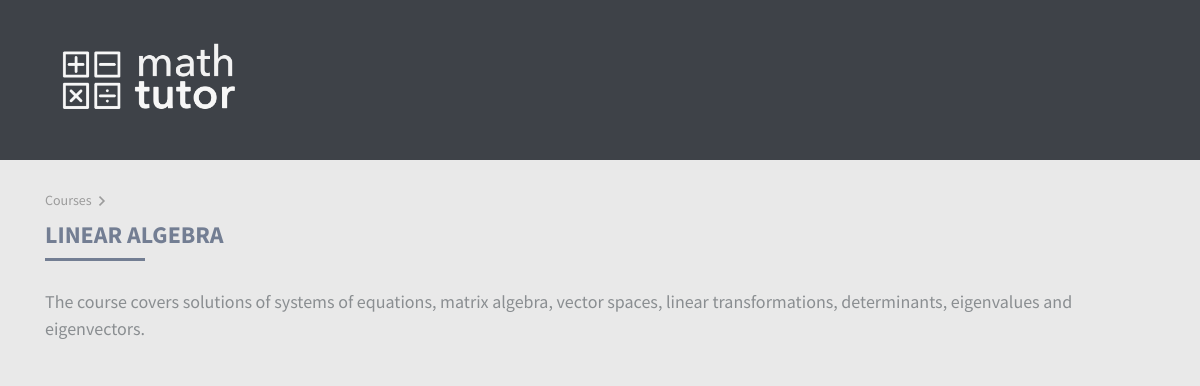
/course/3, run on the app's committed database.
### main/models.py (models this page shows, shortened)
class Course(models.Model):
	course_name = models.CharField(max_length=200)
	course_desc = models.CharField(max_length=200)
	course_color = models.CharField(max_length=200)
	course_active = models.BooleanField(default = False)

### main/views.py (the view)
# urls.py: url(r'^course/(?P<course_id>[0-9])$', views.course, name='course'),
def course(request, course_id):
    course = get_object_or_404(Course, pk=course_id)
    return render(request, 'course.html', {
        'course': course,
        'progressRange': range(0, 100),
    })

### main/templates/course.html (shortened to what this page needs)
{% extends "header.html" %}
{% block content %}
  {% load staticfiles %}
  <span class="path">
  <a href="/">Courses</a><i class="material-icons">keyboard_arrow_right</i>
  </span>
  <h3>{{ course.course_name }}</h3>
  <hr>
  <br>
  <p>
  {{ course.course_desc }}
  </p>
{% endblock %}

### main/static/css/style.css (style rules this page uses)
body { background-color: #e9e9e9; font-family: 'Source Sans Pro', 'Helvetica Neue', 'Segoe UI', Helvetica, Arial, sans-serif; font-size: 18px; overflow-x: hidden; color: #3e4248; -webkit-font-smoothing: antialiased; -moz-osx-font-smoothing: grayscale; }
* { outline: 0 !important; }
p { font-size: 18px; line-height: 1.5; color: #8a8e91; }
a { color:#999; text-decoration: none; }
.path a { color: #9c9c9c; font-size: 14px; }
.path .material-icons { color: #9c9c9c; vertical-align: middle; }
h1, h2, h3, h4, h5, h6 { font-family: 'Source Sans Pro', 'Helvetica Neue', 'Segoe UI', Helvetica, Arial, sans-serif; position: relative; margin: 10px 0; }
h3 { font-size: 24px !important; text-transform: uppercase; color: #737e93; display: block; font-weight: 700; }
hr { border: none; border-bottom: 3px solid #737e93; width: 100px; margin: 0px; }
.material-icons { vertical-align: bottom; font-size: 20px !important; }

### data on the page
Course: course_name "LINEAR ALGEBRA", course_desc "The course covers solutions of systems of equations, matrix algebra, vector spaces, linear transformations, determinants, eigenvalues and eigenvectors."
